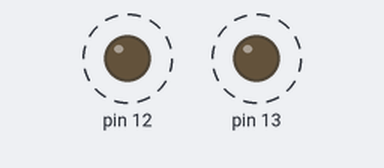
Bench run of a sketch on a simulated Arduino Uno, built with avr-gcc and run on an emulated ATmega328P. On the bench: output pins drawn as LEDs (lit = HIGH). Dashed ring = blinking.

Above: at 0.17 s.
Timing chart, 0 to 3.0 s (numbered marks = the images above):
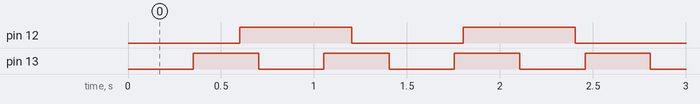

The sketch:

ledindipendenti.ino
```cpp
unsigned long t1, dt1;
unsigned long t2, dt2;

int tled1 = 600;
int tled2 = 350;

int st1 = LOW;
int st2 = LOW;

void setup() {
  pinMode(12, OUTPUT);
  pinMode(13, OUTPUT);
}

void loop() {
  dt1 = millis() - t1;
  if (dt1 > tled1) {
    st1 = !st1;
    digitalWrite(12, st1);
    t1 = millis();
  }


  dt2 = millis() - t2;
  if (dt2 > tled2) {
    st2 = !st2;
    digitalWrite(13, st2);
    t2 = millis();
  }

}
```

Measured:
- by itself, pin 12: alternates HIGH for 0.60 s and LOW for 0.60 s
- by itself, pin 13: alternates HIGH for 0.35 s and LOW for 0.35 s
